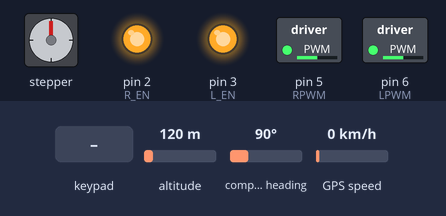
The sketch below on a simulated Arduino Leonardo, built with avr-gcc and run on an emulated ATmega32U4. Parts: stepper motor, switched loads named in the sketch (green lamp = pin HIGH), output pins drawn as LEDs (lit = HIGH). Wiring (inferred from the names in the program): stepper motor driver (200 steps per turn assumed): step pin 7; direction pin 8; enable pin 9. The test bench sets the inputs (shaded band); at power-on: altitude 120 m, compass heading 90°, GPS speed 0 km/h. The GPS gets a fix after 3 s at 37.7749, -122.4194 with 8 satellites; pins used as bus, display or sensor lines are not drawn; what the sketch prints to the serial monitor is not drawn.

Above: at 1.2 s.
1.3 s: key 'X' pressed
3.8 s: key 'T' pressed
Timing chart, 0 to 6.8 s (numbered marks = the images above; inputs shaded):
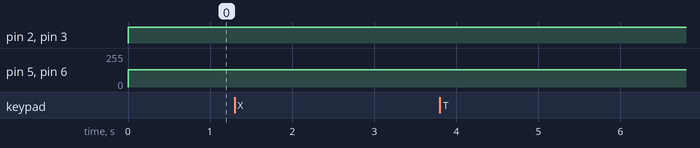

The sketch:

ArduinoCode.ino
```cpp
#include <PS2X_lib.h>
#include <TinyGPS.h>
#include <SoftwareSerial.h>
#include <Wire.h>

// Define pins
#define RE 10
#define DE 11
#define stepPin 7   // Pulse pin for TB6600 Stepper Motor Driver
#define dirPin 8    // Direction pin for TB6600 Stepper Motor Driver
#define enPin 9     // Enable pin for TB6600 Stepper Motor Driver

// BTS7960 Motor Driver Pins
int R_EN = 2;    // Enable/disable right motor
int L_EN = 3;    // Enable/disable left motor
int RPWM = 5;   // PWM input for right motor (EN)
int LPWM = 6;   // PWM input for left motor (EN)

// Define constants
const byte nitro[] = {0x01,0x03, 0x00, 0x1e, 0x00, 0x01, 0xe4, 0x0c};
const byte phos[] = {0x01,0x03, 0x00, 0x1f, 0x00, 0x01, 0xb5, 0xcc};
const byte pota[] = {0x01,0x03, 0x00, 0x20, 0x00, 0x01, 0x85, 0xc0};
byte values[11];

// Software Serial for modbus communication
SoftwareSerial mod(12, 13);

PS2X ps2x;    // Create PS2 Controller Class
TinyGPS gps;  // Create GPS object

// Variables
int startTime = 0;
int error = 0;
byte type = 0;
byte vibrate = 0;
float lat, lon;
bool controllerEnable = true; // Variable to control if controller input should be processed

// Function prototypes
void readGPS();
byte nitrogen();
byte phosphorous();
byte potassium();
void stepMotor(int steps);

void setup() {
    Serial.begin(9600);
    Serial1.begin(9600);

    // Initialize PS2 Controller
    error = ps2x.config_gamepad(53, 51, 50, 52, true, true);
    if (error == 0) {
        Serial.println("Found Controller, configured successfully");
    } else if (error == 1) {
        Serial.println("No controller found, check wiring, see readme.txt to enable debug. visit www.billporter.info for troubleshooting tips");
    } else if (error == 2) {
        Serial.println("Controller found but not accepting commands. see readme.txt to enable debug. Visit www.billporter.info for troubleshooting tips");
    } else if (error == 3) {
        Serial.println("Controller refusing to enter Pressures mode, may not support it.");
    }

    type = ps2x.readType();
    switch (type) {
        case 0:
            Serial.println("Unknown Controller type");
            break;
        case 1:
            Serial.println("DualShock Controller Found");
            break;
        case 2:
            Serial.println("GuitarHero Controller Found");
            break;
    }

    // Initialize GPS Serial
    mod.begin(9600);

    // Initialize motor pins as outputs
    pinMode(RE, OUTPUT);
    pinMode(DE, OUTPUT);
    pinMode(stepPin, OUTPUT);
    pinMode(dirPin, OUTPUT);
    pinMode(enPin, OUTPUT);
    pinMode(R_EN, OUTPUT);
    pinMode(L_EN, OUTPUT);
    pinMode(RPWM, OUTPUT);
    pinMode(LPWM, OUTPUT);

    // Enable the stepper driver
    digitalWrite(enPin, LOW);
}

void loop() {
    if (error == 1)
        return;

    if (type == 2)
        return;

    // Read PS2 controller input
    ps2x.read_gamepad(false, vibrate);

    // Process controller input for movement
    if (controllerEnable) {
        int ry = ps2x.Analog(PSS_RY);
        if (ry < 128) {
            digitalWrite(dirPin, HIGH); // Move up
            stepMotor(500);
        } else if (ry > 128) {
            digitalWrite(dirPin, LOW); // Move down
            stepMotor(500);
        }
    }

    // Example controller input handling for GPS and soil data
    if (ps2x.ButtonPressed(PSB_BLUE)) {
        startTime = millis() / 1000;
        while (true) {
            readGPS();
            if (lon != 0 && lat != 0) {
                byte val1, val2, val3;
                val1 = nitrogen();
                delay(250);
                val2 = phosphorous();
                delay(250);
                val3 = potassium();
                delay(250);

                String dataString = "data,latitude:" + String(lat, 6) + ",longitude:" + String(lon, 6) + ",nitrogen:" + String(val1) + ",phosphorous:" + String(val2) + ",potassium:" + String(val3);
                Serial.println(dataString);

                // Send data to Raspberry Pi via Serial
                Serial1.println(dataString);
                break;
            }
            if (millis() / 1000 - startTime >= 5) {
                Serial.println("Aborting action, no GPS signal.");
                break;
            }
            delay(500);
            Serial.println("Waiting for GPS signal...");
        }
    }

    // Read PS2 controller input for motor control
    ps2x.read_gamepad(false, 0);
    int leftX = ps2x.Analog(PSS_LX);
    int leftY = ps2x.Analog(PSS_LY);

    int baseSpeed = map(abs(leftY), 0, 255, 0, 255);
    int turnAmount = map(leftX, 0, 255, -127, 127);

    int leftMotorSpeed = baseSpeed - turnAmount;
    int rightMotorSpeed = baseSpeed + turnAmount;

    leftMotorSpeed = constrain(leftMotorSpeed, -255, 255);
    rightMotorSpeed = constrain(rightMotorSpeed, -255, 255);

    if (leftMotorSpeed > 0) {
        analogWrite(LPWM, leftMotorSpeed);
        digitalWrite(L_EN, HIGH);
    } else {
        analogWrite(LPWM, -leftMotorSpeed);
        digitalWrite(L_EN, LOW);
    }

    if (rightMotorSpeed > 0) {
        analogWrite(RPWM, rightMotorSpeed);
        digitalWrite(R_EN, HIGH);
    } else {
        analogWrite(RPWM, -rightMotorSpeed);
        digitalWrite(R_EN, LOW);
    }

    if (ps2x.ButtonPressed(PSB_GREEN)) {
        Serial.print("LeftX: ");
        Serial.print(leftX);
        Serial.print("\tLeftY: ");
        Serial.print(leftY);
        Serial.print("\tLeft Motor: ");
        Serial.print(leftMotorSpeed);
        Serial.print("\tRight Motor: ");
        Serial.println(rightMotorSpeed);
    }

    delay(50);
}

void readGPS() {
    while (Serial1.available()) {
        if (gps.encode(Serial1.read())) {
            gps.f_get_position(&lat, &lon);
        }
    }
}

byte nitrogen() {
    digitalWrite(DE, HIGH);
    digitalWrite(RE, HIGH);
    delay(10);
    if (mod.write(nitro, sizeof(nitro)) == 8) {
        digitalWrite(DE, LOW);
        digitalWrite(RE, LOW);
        for (byte i = 0; i < 7; i++) {
            values[i] = mod.read();
        }
    }
    return values[4];
}

byte phosphorous() {
    digitalWrite(DE, HIGH);
    digitalWrite(RE, HIGH);
    delay(10);
    if (mod.write(phos, sizeof(phos)) == 8) {
        digitalWrite(DE, LOW);
        digitalWrite(RE, LOW);
        for (byte i = 0; i < 7; i++) {
            values[i] = mod.read();
        }
    }
    return values[4];
}

byte potassium() {
    digitalWrite(DE, HIGH);
    digitalWrite(RE, HIGH);
    delay(10);
    if (mod.write(pota, sizeof(pota)) == 8) {
        digitalWrite(DE, LOW);
        digitalWrite(RE, LOW);
        for (byte i = 0; i < 7; i++) {
            values[i] = mod.read();
        }
    }
    return values[4];
}

void stepMotor(int steps) {
    for (int i = 0; i < steps; i++) {
        digitalWrite(stepPin, HIGH);
        delayMicroseconds(500);
        digitalWrite(stepPin, LOW);
        delayMicroseconds(500);
    }
}
```

Measured:
- after the input at 1.3 s, every drawn part: stays the same
- after the input at 3.8 s, every drawn part: stays the same
